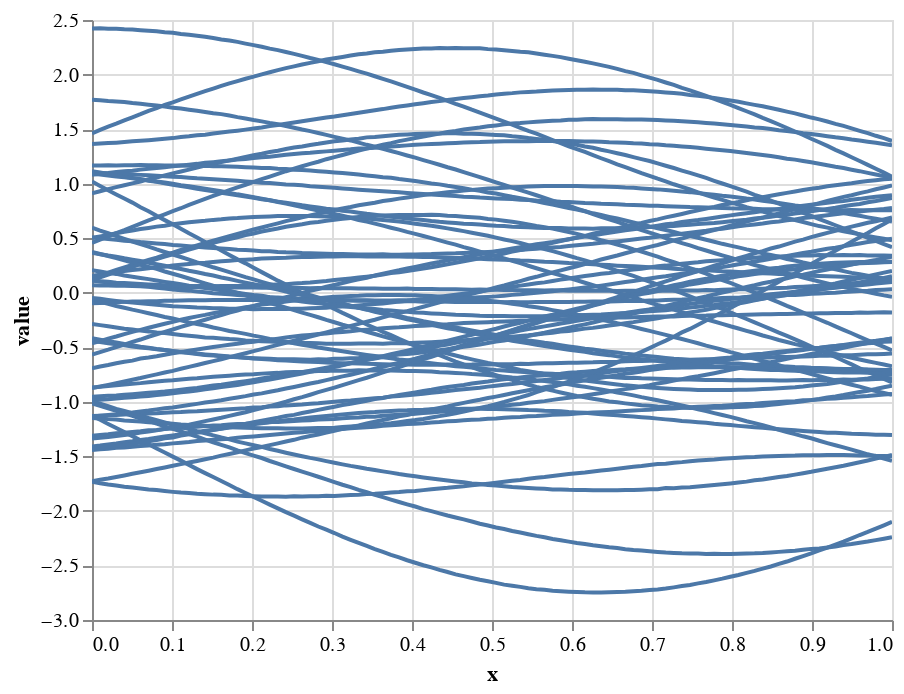

Notebook source saved alongside this figure:
### Code cell
def sample_from_gp(kernel_string, train_x, train_y, llhood, **kwargs):

    kernels = ['Matern', 'RBF', 'Linear', 'Periodic']
    if kernel_string not in kernels:
        raise ValueError("Invalid kernel type. Expected one of: %s" % kernels)

    if kernel_string == 'Matern':
        kernel_func = gpytorch.kernels.MaternKernel(**kwargs)
    elif kernel_string == 'Periodic':
        kernel_func = gpytorch.kernels.PeriodicKernel(**kwargs)
    elif kernel_string == 'Linear':
        kernel_func = gpytorch.kernels.LinearKernel(**kwargs)
    elif kernel_string == 'RBF':
        kernel_func = gpytorch.kernels.RBFKernel(**kwargs)
    
    model = ExactGPModel(train_x, train_y, kernel_func, llhood)
    # "train" model
    if train_x is not None:
        model, llhood = train_gp(model, llhood, train_x, train_y)
    model.likelihood.noise = 1e-4    
    model.eval()
    likelihood.eval()
    
    with torch.no_grad():
        #Lets draw samples of the trained model at 100 test points
        x = torch.linspace(0, 1, 100)
        samples_ = model(x).sample(sample_shape=torch.Size([500]))
        observed_pred = llhood(model(x))
        lower, upper =observed_pred.confidence_region()
        if train_x is not None:
            f, ax = plt.subplots(1,1, figsize=(4,3))
            ax.plot(train_x.numpy(), train_y.numpy(), 'k*')
            ax.plot(x.numpy(), observed_pred.mean.numpy(), 'b')
            ax.fill_between(x.numpy(), lower.numpy(), upper.numpy(), alpha=0.5)
    return plot_samples(x, samples_)
# likelihood = gpytorch.likelihoods.FixedNoiseGaussianLikelihood(noise=torch.ones(())*0.2)
likelihood = gpytorch.likelihoods.GaussianLikelihood()
sample_from_gp('RBF', None, None, likelihood)

### Figure 1 — Vega-Lite specification as saved in the notebook (floating-point values rounded to 4 significant figures; data arrays with more than 128 entries replaced by an {"elided": "..."} marker saying what was removed)
{"config": {"view": {"continuousWidth": 400, "continuousHeight": 300}}, "data": {"name": "data-b974b8a88b70683552fda353a4b0e4e5"}, "mark": "line", "encoding": {"detail": {"type": "nominal", "field": "sample_id"}, "x": {"type": "quantitative", "field": "x"}, "y": {"type": "quantitative", "field": "value"}}, "selection": {"selector043": {"type": "interval", "bind": "scales", "encodings": ["x", "y"]}}, "$schema": "https://vega.github.io/schema/vega-lite/v4.0.2.json", "datasets": {"data-b974b8a88b70683552fda353a4b0e4e5": {"elided": "5000 records"}}}
